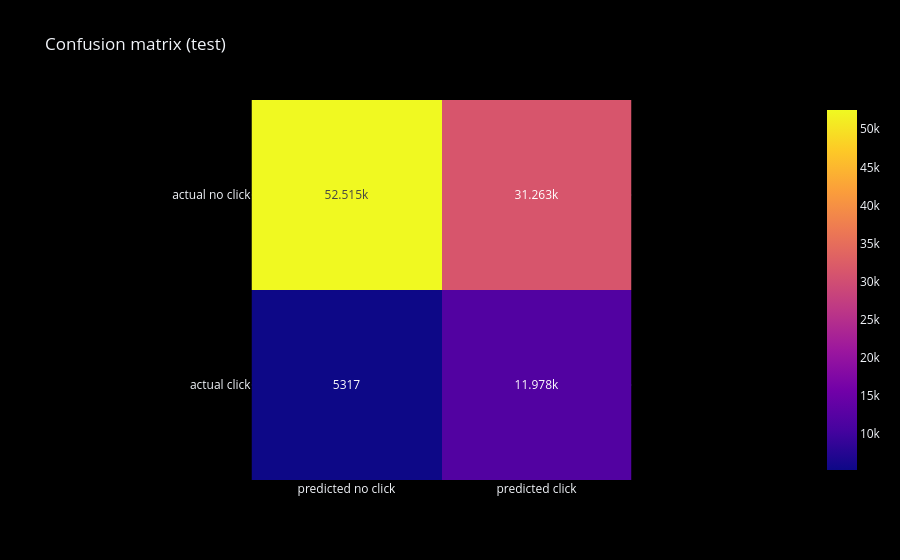

Notebook cell for this chart:
### Markdown cell above
### ROC-AUC 0.717 on test. Train , val and test are within 0.004 , so no overfitting.
### The threshold (0.99) catches 69% of the clicks at 28% precision.

### Code cell
cm = confusion_matrix(y_test_np , z_test >= threshold)
fig = px.imshow(cm , text_auto=True , x=['predicted no click' , 'predicted click'] , y=['actual no click' , 'actual click'] , title='Confusion matrix (test)')
fig.show()

### Figure 1 — Plotly figure (JSON) as saved in the notebook; plotly's stock layout.template omitted (floating-point values rounded to 4 significant figures)
{"data": [{"coloraxis": "coloraxis", "hovertemplate": "x: %{x}<br>y: %{y}<br>color: %{z}<extra></extra>", "name": "0", "texttemplate": "%{z}", "type": "heatmap", "x": ["predicted no click", "predicted click"], "xaxis": "x", "y": ["actual no click", "actual click"], "yaxis": "y", "z": [[52515, 31263], [5317, 11978]]}], "layout": {"coloraxis": {"colorscale": [[0.0, "#0d0887"], [0.1111, "#46039f"], [0.2222, "#7201a8"], [0.3333, "#9c179e"], [0.4444, "#bd3786"], [0.5556, "#d8576b"], [0.6667, "#ed7953"], [0.7778, "#fb9f3a"], [0.8889, "#fdca26"], [1.0, "#f0f921"]]}, "title": {"text": "Confusion matrix (test)"}, "xaxis": {"anchor": "y", "constrain": "domain", "domain": [0.0, 1.0], "scaleanchor": "y"}, "yaxis": {"anchor": "x", "autorange": "reversed", "constrain": "domain", "domain": [0.0, 1.0]}}}
